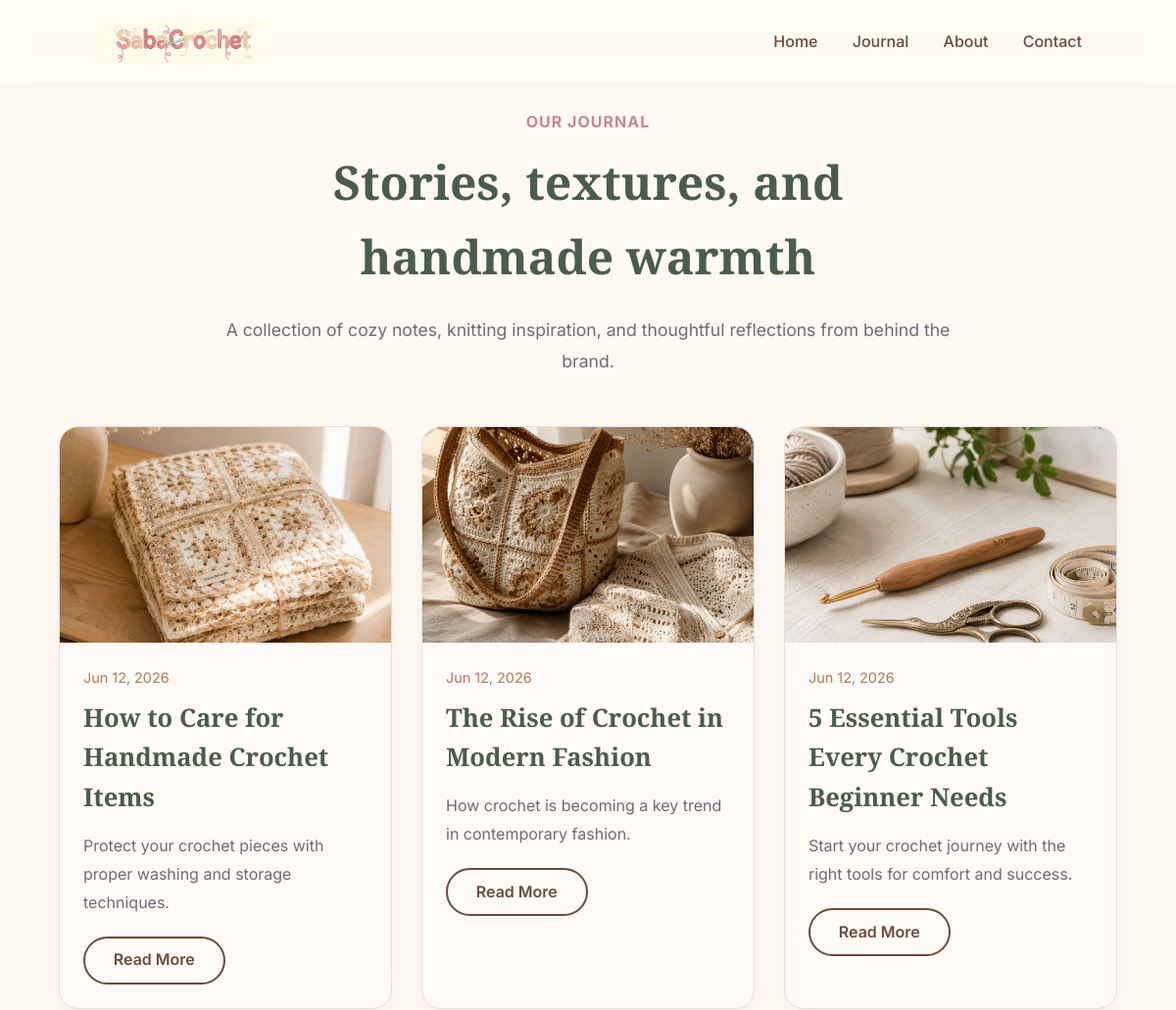
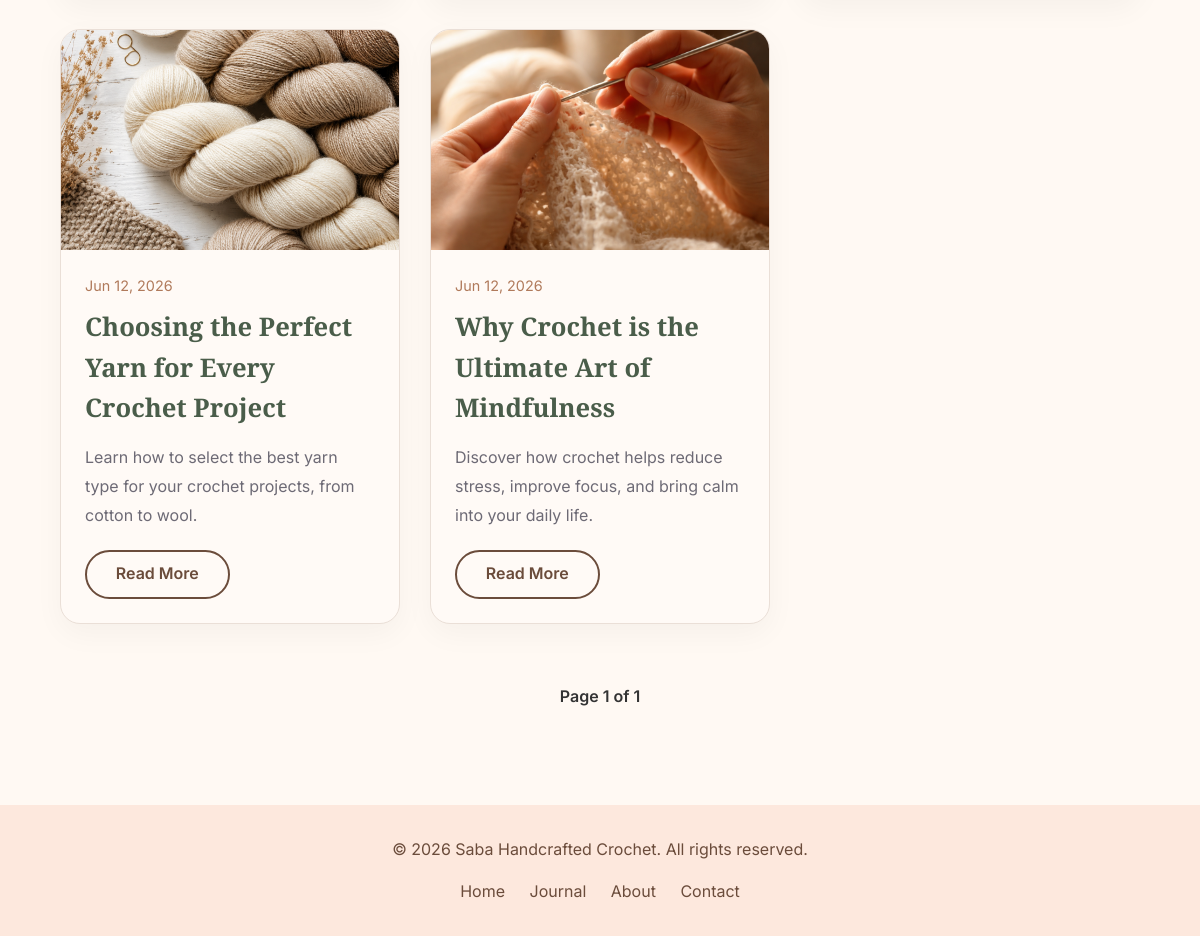
Screenshot of /blog/ with the database file from the repository (2 pictures, top to bottom).
### core/models.py (models this page shows, shortened)
class BlogPost(models.Model):
    title = models.CharField(max_length=200)
    slug = models.SlugField(unique=True, blank=True, null=True)
    summary = models.TextField(help_text="A short preview of the post.")
    content = models.TextField()
    image = models.ImageField(
        upload_to='blog_images/',
        blank=True,
        null=True,
        help_text="Upload a cozy image for this post."
    )
    created_at = models.DateTimeField(auto_now_add=True)
    updated_at = models.DateTimeField(auto_now=True)
    class Meta:
        ordering = ['-created_at']

### core/views.py (the view)
# urls.py: path('blog/', views.blog, name='blog'),
def blog(request):
    posts = BlogPost.objects.all().order_by('-created_at')
    paginator = Paginator(posts, 6)
    page_number = request.GET.get("page")
    page_obj = paginator.get_page(page_number)
    return render(request, "blog.html", {
        "page_obj": page_obj
    })

### templates/blog.html (shortened to what this page needs)
{% load static %}
<!DOCTYPE html>
<html lang="en">
<head>
    <link rel="stylesheet" href="{% static 'css/style.css' %}">
</head>
<body>
    <nav class="navbar">
        <a href="/" class="logo"><img src="{% static 'img/logo.png' %}" alt="Saba Crochet"></a>
        <ul class="nav-links" id="navLinks">
            <li><a href="/">Home</a></li>
            <li><a href="{% url 'blog' %}">Journal</a></li>
            <li><a href="{% url 'about' %}">About</a></li>
            <li><a href="{% url 'contact' %}">Contact</a></li>
        </ul>
    </nav>
    <section style="padding:7rem 5% 3rem; max-width:1200px; margin:0 auto;">
        <div style="text-align:center; max-width:760px; margin:0 auto 50px;">
            <p style="color:var(--dusty-pink); text-transform:uppercase; letter-spacing:1px; font-weight:700;">Our Journal</p>
            <h1 style="font-family:'Playfair Display',serif; font-size:3rem; color:var(--dark-green); margin:10px 0 20px;">Stories, textures, and handmade warmth</h1>
            <p style="font-size:1.1rem; color:#6D6A75; line-height:1.8;">A collection of cozy notes, knitting inspiration, and thoughtful reflections from behind the brand.</p>
        </div>
        {% if page_obj %}
        <div style="display:grid; grid-template-columns:repeat(auto-fit, minmax(300px, 1fr)); gap:30px;">
            {% for post in page_obj %}
            <article style="background:#fffaf6; border:1px solid #eadfd7; border-radius:20px; overflow:hidden; box-shadow:0 10px 30px rgba(0,0,0,0.04);">
                {% if post.image %}
                <div style="height:220px; overflow:hidden;">
                    <img src="{{ post.image.url }}" alt="{{ post.title }}" style="width:100%; height:100%; object-fit:cover;">
                </div>
                {% endif %}
                <div style="padding:24px;">
                    <p style="font-size:0.9rem; color:#b07a5b; margin-bottom:10px;">{{ post.created_at|date:"M d, Y" }}</p>
                    <h2 style="font-family:'Playfair Display',serif; font-size:1.6rem; color:var(--dark-green); margin-bottom:14px;">{{ post.title }}</h2>
                    <p style="color:#6D6A75; line-height:1.8; margin-bottom:20px;">{{ post.summary }}</p>
                    <a href="{% url 'blog_detail' post.slug %}" class="btn-outline">Read More</a>
                </div>
            </article>
            {% endfor %}
        </div>
        <div style="margin-top:60px; text-align:center;">
            <span style="margin:0 15px; font-weight:600;">Page {{ page_obj.number }} of {{ page_obj.paginator.num_pages }}</span>
        </div>
        {% endif %}
    </section>
    <footer style="background:var(--soft-peach); padding:2rem 5%; margin-top:3rem; text-align:center; color:var(--warm-brown);">
        <p>© 2026 Saba Handcrafted Crochet. All rights reserved.</p>
        <div style="margin-top:1rem;">
            <a href="/" style="margin:0 10px; color:var(--warm-brown);">Home</a>
            <a href="{% url 'blog' %}" style="margin:0 10px; color:var(--warm-brown);">Journal</a>
            <a href="{% url 'about' %}" style="margin:0 10px; color:var(--warm-brown);">About</a>
            <a href="{% url 'contact' %}" style="margin:0 10px; color:var(--warm-brown);">Contact</a>
        </div>
    </footer>
</body>
</html>

### static/css/style.css (style rules this page uses)
:root { --bg: #F5E6D3; --surface: #fffaf5; --surface-2: #f9efe3; --primary: #8B5E3C; --primary-dark: #6f492f; --accent: #C45A3C; --accent-dark: #a9472d; --text: #6D6A75; --heading: #4e3422; --border: rgba(139, 94, 60, 0.16); --border-strong: rgba(139, 94, 60, 0.28); --white: #ffffff; --success-bg: #eaf7ee; --success-text: #1f6b2c; --success-border: #cfe8d6; --info-bg: #eef5ff; --info-text: #2456a6; --info-border: #cdddf8; --shadow-soft: 0 18px 40px rgba(98, 72, 52, 0.08); --shadow-card: 0 20px 50px rgba(98, 72, 52, 0.10); --radius-lg: 28px; --radius-md: 20px; --radius-sm: 14px; --container: 1160px; }
* { margin: 0; padding: 0; box-sizing: border-box; }
html { scroll-behavior: smooth; }
body { font-family: 'Inter', sans-serif; background: radial-gradient(circle at top left, rgba(255, 255, 255, 0.45), transparent 28%), linear-gradient(to bottom, #f8ecdf 0%, var(--bg) 35%, #f7e9db 100%); color: var(--text); line-height: 1.7; }
img { max-width: 100%; display: block; }
a { text-decoration: none; color: inherit; }
.logo { font-family: 'Playfair Display', serif; font-size: 1.75rem; font-weight: 800; color: var(--primary); letter-spacing: -0.02em; }
.btn-secondary, .btn-outline { background: transparent; color: var(--primary); border: 1px solid var(--border-strong); }

### templates/blog.html (style rules this page uses)
:root { --cream: #FFF9F3; --soft-peach: #FDE8DD; --warm-brown: #6B4C3B; --dusty-pink: #C28B8B; --dark-green: #4A5D4A; }
* { margin:0; padding:0; box-sizing:border-box; }
body { font-family: 'Inter', sans-serif; background: var(--cream); color: #333; line-height:1.6; }
.navbar { display:flex; justify-content:space-between; align-items:center; padding:1.2rem 8%; background:rgba(255,249,243,0.85); backdrop-filter:blur(12px); position:fixed; top:0; left:0; right:0; z-index:999; box-shadow:0 2px 12px rgba(0,0,0,0.04); }
.logo { text-decoration:none; display:flex; align-items:center; }
.logo img { width:180px; height:auto; }
.nav-links { display:flex; gap:2.2rem; list-style:none; }
.nav-links a { text-decoration:none; color:var(--warm-brown); font-weight:500; padding-bottom:4px; border-bottom:2px solid transparent; transition:all 0.3s; }
.btn-outline { border:2px solid var(--warm-brown); color:var(--warm-brown); padding:0.6rem 1.8rem; border-radius:30px; font-weight:600; text-decoration:none; display:inline-block; transition:all 0.3s; }

### rows the page displays
BlogPost: image (picture), created_at "Jun 12, 2026", title "How to Care for Handmade Crochet Items", summary "Protect your crochet pieces with proper washing and storage techniques."
BlogPost: image (picture), created_at "Jun 12, 2026", title "The Rise of Crochet in Modern Fashion", summary "How crochet is becoming a key trend in contemporary fashion."
BlogPost: image (picture), created_at "Jun 12, 2026", title "5 Essential Tools Every Crochet Beginner Needs", summary "Start your crochet journey with the right tools for comfort and success."
BlogPost: image (picture), created_at "Jun 12, 2026", title "Choosing the Perfect Yarn for Every Crochet Project", summary "Learn how to select the best yarn type for your crochet projects, from cotton to wool."
BlogPost: image (picture), created_at "Jun 12, 2026", title "Why Crochet is the Ultimate Art of Mindfulness", summary "Discover how crochet helps reduce stress, improve focus, and bring calm into your daily life."

### other values shown
{{ page_obj.number }} "1"
{{ page_obj.paginator.num_pages }} "1"
